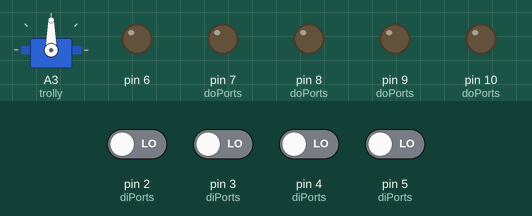
Recording of a sketch running on a simulated Arduino Nano, built with avr-gcc and run on an emulated ATmega328P. Shown: servo, output pins drawn as LEDs (lit = HIGH). The inputs (shaded band) are chosen by the test bench; at power-on: pin 2 (diPorts), pin 3 (diPorts), pin 4 (diPorts), pin 5 (diPorts) LOW.

Above: at 1.2 s.
1.3 s: pin 2 (diPorts) driven HIGH
At 2.3 s:
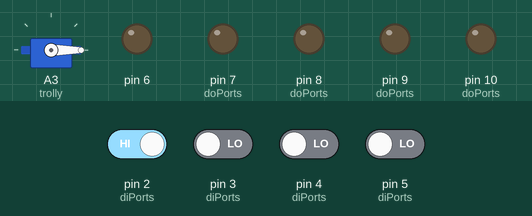
2.8 s: pin 2 (diPorts) driven LOW
At 3.5 s:
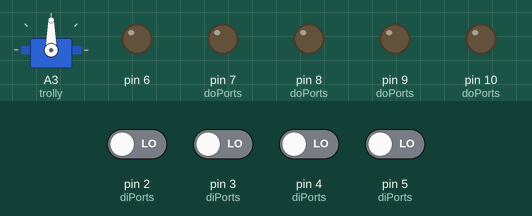
4.3 s: pin 3 (diPorts) driven HIGH
At 4.7 s:
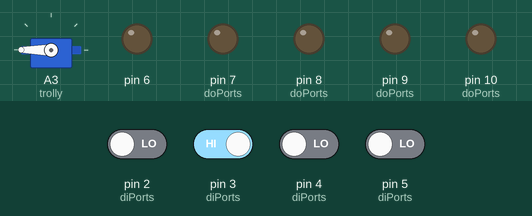
5.8 s: pin 3 (diPorts) driven LOW
At 7.1 s:
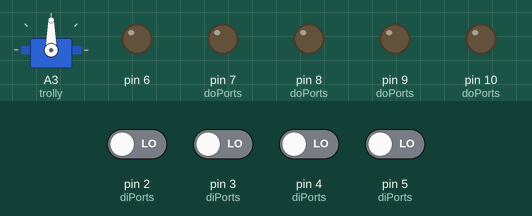
Timing chart, 0 to 8.3 s (numbered marks = the images above; inputs shaded):
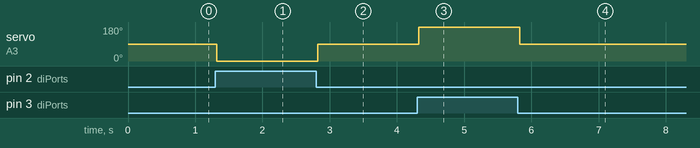

The sketch:

servoFunction.ino
```cpp
/*
 * <-- Connection For a Servo in Arduino Nano -->
 * Servo Forward --> Digital Pin 2 [Input]
 * Servo Reverse --> Digital Pin 3 [Input]
 * Servo Signal --> A3(Analog Pin 3) [configured as Digital
 * O/p internally using servo library]
 *
 * <-- Connection For a Stepper in Arduino Nano-->
 * Stepper Forward --> Digital Pin 4[Input]
 * Stepper Reverse --> Digital Pin 5[Input]
 * Coil_1_Input_1 --> Digital Pin 7[Output]
 * Coil_1_Input_2 --> Digital Pin 8[Output]
 * Coil_2_Input_1 --> Digital Pin 9[Output]
 * Coil_2_Input_2 --> Digital Pin 10[Output]
 *
 *
 * D0(RX)-->PD0,D1(TX)-->PD1,D2-->PD2,D3-->PD3,D4-->PD4,D5-->PD5,D6-->PD6,D7-->PD7
 * D8-->PB0,D9-->PB1,D10-->PB2,D11-->PB3,D12-->PB4,D13-->PB5.(PB6 and PB7 is mapped to A6,A7.
 */

#include<Servo.h>
Servo trolly;
/*For Digital Input apprpriate PINx register should be set in readDIPort Method */
byte DI_00 = 2; //PD2,ServoFwd
byte DI_01 = 3; //PD3,ServoRev
byte DI_02 = 4; //PD4,StepperFwd
byte DI_03 = 5; //PD5,StepperRev

//Servo Signal is connected to A3

byte DO_00 = 7; //PD7
byte DO_01 = 8; //PB0
byte DO_02 = 9; //PB1
byte DO_03 = 10; //PB2

struct portStruct {
    byte bitMask;
    byte pin;
    boolean curState;
    boolean prevState;
};
//7,6,5,4,3,2,1,0
//A7,A6,13,12,11,10,9,8
portStruct diPorts[4] = {
                            {0b00000100, DI_00, false, false},
                            {0b00001000, DI_01, false, false},
                            {0b00010000, DI_02, false, false},
                            {0b00100000, DI_03, false, false}
};

portStruct doPorts[4] = {
                            {0b10000000, DO_00, false, false},
                            {0b00000001, DO_01, false, false},
                            {0b00000010, DO_02, false, false},
                            {0b00000100, DO_03, false, false}
                        };
void setup()
{
    Serial.begin(9600);
    DDRD = 0b11000010; //7,6,5,4,3,2,1,0
    DDRB = DDRB | 0b00000111; //A7,A6,13,12,11,10,9,8
    //This operation will not touch the pins we dont want and those pins will remain in theri old state.
    initServo();
    initPorts();

}

void loop()
{
    rotateServo(DI_00,DI_01);//DI_00->Fwd,DI_01->Reverse
    delay(30);
}

void initServo()
{
    trolly.attach(A3); // servo attached to Analog Pin 3
    trolly.write(90); // Initially the servo must be stopped
}
void rotateServo(byte FWD,byte REV)
{
    int forward = readDIPort(FWD);
    int reverse = readDIPort(REV);

    if( (!forward && !reverse) || (forward && reverse) ){
        trolly.write(90); //Stop the Servo
    } else if( forward && !reverse ){
        trolly.write(0); //Rotate Clockwise or Forward
    } else if( !forward && reverse ){
        trolly.write(180);
    }
}

void writeDOPort(byte port,boolean value)
{
    for(unsigned int i=0; i< sizeof(doPorts)/sizeof(portStruct); i++) {
        if( doPorts[i].pin == port){
            doPorts[i].prevState = doPorts[i].curState;
            doPorts[i].curState = value;
            if(doPorts[i].prevState != doPorts[i].curState){
                digitalWrite(port,value);
                Serial.println("Value changing");
            }else
                Serial.println("value not changing");
        }
    }
}


boolean readDIPort(byte inputPin)
{
    boolean val;
    byte recd = PIND;
    for( unsigned int i=0; i< sizeof(diPorts)/sizeof(portStruct); i++) {
        if( diPorts[i].pin == inputPin ){
            val = (((recd & diPorts[i].bitMask) == 0)? false:true);
            return val;
        }
   }
}

void initPorts()
{
   for( unsigned int i=0; i< sizeof(diPorts)/sizeof(portStruct); i++) {
        pinMode(diPorts[i].pin ,INPUT);
  }

  for( unsigned int i=0; i< sizeof(doPorts)/sizeof(portStruct); i++) {
     pinMode(doPorts[i].pin ,OUTPUT);
  }
}
```

Measured:
- after the input at 1.3 s, servo on A3 (trolly): 90° → 0° at once
- after the input at 2.8 s, servo on A3 (trolly): 0° → 90° at once
- after the input at 4.3 s, servo on A3 (trolly): 90° → 180° at once
- after the input at 5.8 s, servo on A3 (trolly): 180° → 90° at once
